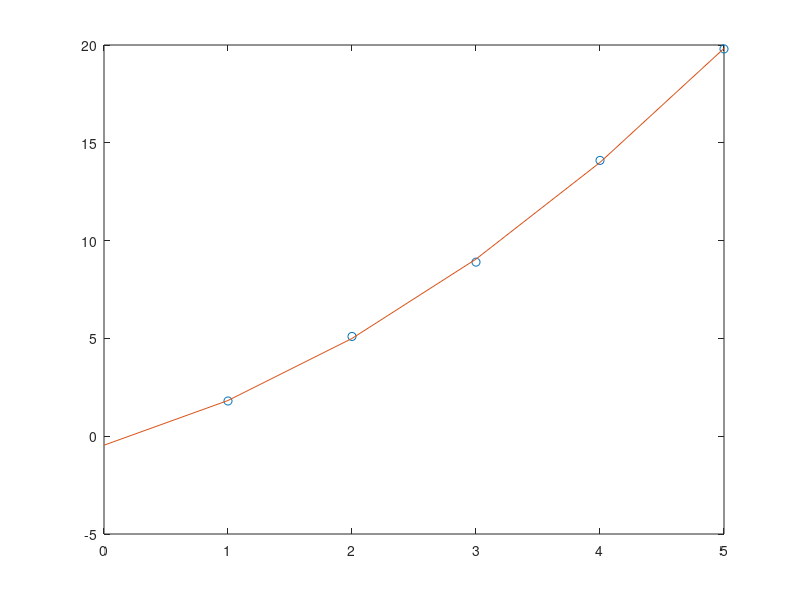

Write MATLAB code to recreate this figure. (Note: this script raises an error after producing the figure.)
%{
  type as line 1 and line 3 to prevent the part of code from running;it is also called comment  
%}
%{
!!!!ATTEMTION!!!!!
**********lab test are no question about importdata or csvread**********
*******also with the question that have to write code such as for&while-loop****
*****if-else or even complicated command just simple one ******
******in the wrost may appear the hard question just one or two*****
*****this is what I try to catch form lecturer's presentation*****
*****for new info. or I understand sth. wrong pls. tell me plsssssss****
%}
%===============A13===================

%Q.a
A = [0 1 5; (1-sqrt(5)) 0.4 3; 2 7 0.1] %the coeff. of eqs.
b = [-4;-2;-2] % the answer (or rigth hand side) of eqs.

%if the question just ask the value of variable. can use both rref() that ans. is the last column and \ that in column matrix
qa1 = rref([A b]) % this command give reduced-row echelon form of augmented matrix [A|b]
qa2 = A\b % give the value of variable of equations by the first row is the value of first variable apper in the eqs. and so on
qa3 = rank(A) % give the number of leading 1 used to check that how to deal with eqs.

%Q.b
%question give the augmented matrix so just seperate the first before the last one as coefff by the last row as answer matrix then do same as the Q. a
A = [1 6 2 -5 -2; 0 exp(2) 2 -pi -1; 0 0 0 0 sqrt(2)]
b = [-4; 3; 7] %to build column matrix can use like this or b = [-4 3 7]' bith are give same result
qa1 = rref([A b]) % this command give reduced-row echelon form of augmented matrix [A|b]
qa2 = A\b % give the value of variable of equations by the first row is the value of first variable apper in the eqs. and so on
qa3 = rank(A) % give the number of leading 1 used to check that how to deal with eqs.
%+++++do as above question+++++

%Q.c Ax=0
A = [0.3 -0.2 0.4 0; 0.9 -1.6 1.2 0; 0.6 -0.4 0.8 0.1] % the answer already give the coeff matrix so type it
qc = null(A) % find the variable x when Ax=0 by type coeff. of eqs.

%Q.d
A = [1 -2 3 -6 5 0;0 0 0 1 4 -6;0 0 0 0 0 1; 0 0 0 0 0 0]
qd = null(A)% but the ans different. the program give many answers cause this is undetermined system
% (the number of eqs. (3) is less than variable (6)) so the program give 3 different set ans.
% the command A*ans(:,1) is used to select 1 set of answer which is the first column and
% substitute in the eqs.

%Q.d recycle question just change from Ax=0 to Ax=b and set b
% use same matrix A in the Q.c
b = [2 3 1 0]' %set column matrix b 
x= A\b
% some yellow text will appear ,in short, program wanna tell that using \ is not bad but isnt the best choice
% check the ans. by subst. back into 2nd eqs.
1.2759+4*1.9310
pinv(A)*b % try another method
% pinv(A) is find pesudo inverse used when the matix A cannt find inverse cause det = 0 but u still nedd it inverse
% it will give the nearest possible inverse 
1*ans(4)+4*ans(5) % check ans. as before
% these two command give almost the same ans. so use what u want

%Q.d recycle agian....
% just type these 2 matix and use rref()

%Q.2
%{
    this question is different from above. before this Q., they give
    the coeff. and answer of eqs. then want to find variable value x. But, this one give you x 
    and y or answer of question then want to find coeff. a b and c 
%}
x = [1 2 3 4 5]' % value of x
y = [1.8 5.1 8.9 14.1 19.8]' % valuse of you
A = [ones(size(x)) x x.^2] %one(size(x)) is command to build matix 
%that the dimension is same as x but all elements in it is 1 intead
%x and x.^2 is put the x and x^2 value in the matrix to construct coeff. matrix
% if u can see that these number that you put in a matrix is now just a constant 
%so this eqs. is just the the coeff of equations is the value of 1, x and x^2
%then u wanna find the a b and c which is now considered as variable
%then you can use the same method to find the variable
c = A\y
%**for line x = 0:5 and Y = A*X I dont know its purpose and think it's no important
X = [0:5]' % value to subst. in eqs. to plot graph
Y = c(1)+c(2)*X+c(3)*X.^2 % subst. the value of 
plot(x,y,'o',X,Y,'-') % plot graph to check the ans. How much is the coeff. is correct

%Q.3
%The variable cannt appear in both side of eqs. so you have to put it in the same side as the other eqs.
%then let the other side be 0 and use null to solve this eqs.

%Q.4 matxA >> is just the command to use the sciprt file matxA that build the matrix A, can just type matrix A as show in the top-right coner

%============A14==========
%Q.1
syms x real
diff(x^8*log(x)/log(10),x,30) % log(x)/log(10) is use log properties to change from
%log 10 (x) (log of x base 10) to easy to calculate
% log b (M)= log a (b)/log a (M) | where a is any base but need to be the same for
%nominator and denominator part
% in the above log(x) in Matlab is ln(x) for us cause it is log base e
%-------------------pls. check my note------------------------
%the rest is just type as the questions

%===========A15===========
%pls consult my note for the first part

%==========all question in A16 % A17 not gonna appear in the lab test============

%=====A18 may also not appear ======

%=====A19, A20 and A21 A is quite simple pls also check my note======
%just require some math skill
